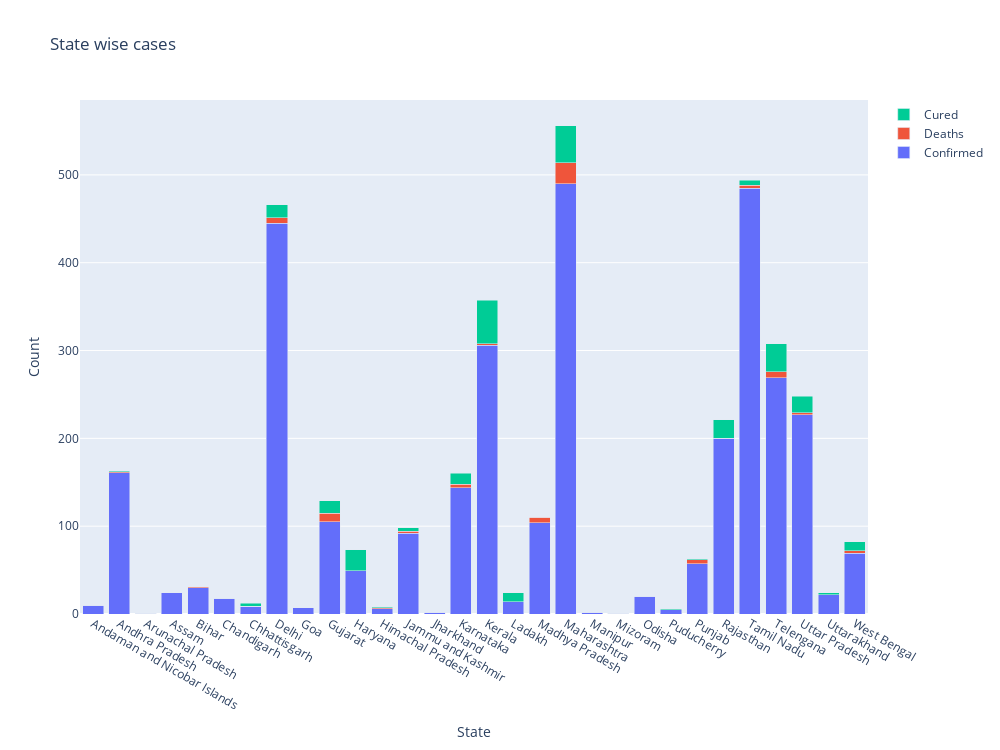

The notebook cell saved with this chart:
### Markdown cell above
## State wise trend

### Code cell
fig = go.Figure(data=[
    go.Bar(name='Confirmed', x=date_table.loc[date_table.last_valid_index()]['State/UnionTerritory'], y=date_table.loc[date_table.last_valid_index()].Confirmed),
    go.Bar(name='Deaths', x=date_table.loc[date_table.last_valid_index()]['State/UnionTerritory'], y=date_table.loc[date_table.last_valid_index()].Deaths),
    go.Bar(name='Cured', x=date_table.loc[date_table.last_valid_index()]['State/UnionTerritory'], y=date_table.loc[date_table.last_valid_index()].Cured)
])
# Change the bar mode
fig.update_layout(
    autosize=False,
    width=1000,
    height=750,
    title="State wise cases",
    xaxis_title="State",
    yaxis_title="Count",
    barmode='stack')
fig.show()

### Figure 1 — Plotly figure (JSON) as saved in the notebook; plotly's stock layout.template omitted (floating-point values rounded to 4 significant figures)
{"data": [{"name": "Confirmed", "type": "bar", "x": ["Andaman and Nicobar Islands", "Andhra Pradesh", "Arunachal Pradesh", "Assam", "Bihar", "Chandigarh", "Chhattisgarh", "Delhi", "Goa", "Gujarat", "Haryana", "Himachal Pradesh", "Jammu and Kashmir", "Jharkhand", "Karnataka", "Kerala", "Ladakh", "Madhya Pradesh", "Maharashtra", "Manipur", "Mizoram", "Odisha", "Puducherry", "Punjab", "Rajasthan", "Tamil Nadu", "Telengana", "Uttar Pradesh", "Uttarakhand", "West Bengal"], "y": [10, 161, 1, 24, 30, 18, 9, 445, 7, 105, 49, 6, 92, 2, 144, 306, 14, 104, 490, 2, 1, 20, 5, 57, 200, 485, 269, 227, 22, 69]}, {"name": "Deaths", "type": "bar", "x": ["Andaman and Nicobar Islands", "Andhra Pradesh", "Arunachal Pradesh", "Assam", "Bihar", "Chandigarh", "Chhattisgarh", "Delhi", "Goa", "Gujarat", "Haryana", "Himachal Pradesh", "Jammu and Kashmir", "Jharkhand", "Karnataka", "Kerala", "Ladakh", "Madhya Pradesh", "Maharashtra", "Manipur", "Mizoram", "Odisha", "Puducherry", "Punjab", "Rajasthan", "Tamil Nadu", "Telengana", "Uttar Pradesh", "Uttarakhand", "West Bengal"], "y": [0, 1, 0, 0, 1, 0, 0, 6, 0, 10, 0, 1, 2, 0, 4, 2, 0, 6, 24, 0, 0, 0, 0, 5, 0, 3, 7, 2, 0, 3]}, {"name": "Cured", "type": "bar", "x": ["Andaman and Nicobar Islands", "Andhra Pradesh", "Arunachal Pradesh", "Assam", "Bihar", "Chandigarh", "Chhattisgarh", "Delhi", "Goa", "Gujarat", "Haryana", "Himachal Pradesh", "Jammu and Kashmir", "Jharkhand", "Karnataka", "Kerala", "Ladakh", "Madhya Pradesh", "Maharashtra", "Manipur", "Mizoram", "Odisha", "Puducherry", "Punjab", "Rajasthan", "Tamil Nadu", "Telengana", "Uttar Pradesh", "Uttarakhand", "West Bengal"], "y": [0, 1, 0, 0, 0, 0, 3, 15, 0, 14, 24, 1, 4, 0, 12, 49, 10, 0, 42, 0, 0, 0, 1, 1, 21, 6, 32, 19, 2, 10]}], "layout": {"autosize": false, "barmode": "stack", "height": 750, "title": {"text": "State wise cases"}, "width": 1000, "xaxis": {"title": {"text": "State"}}, "yaxis": {"title": {"text": "Count"}}}}
